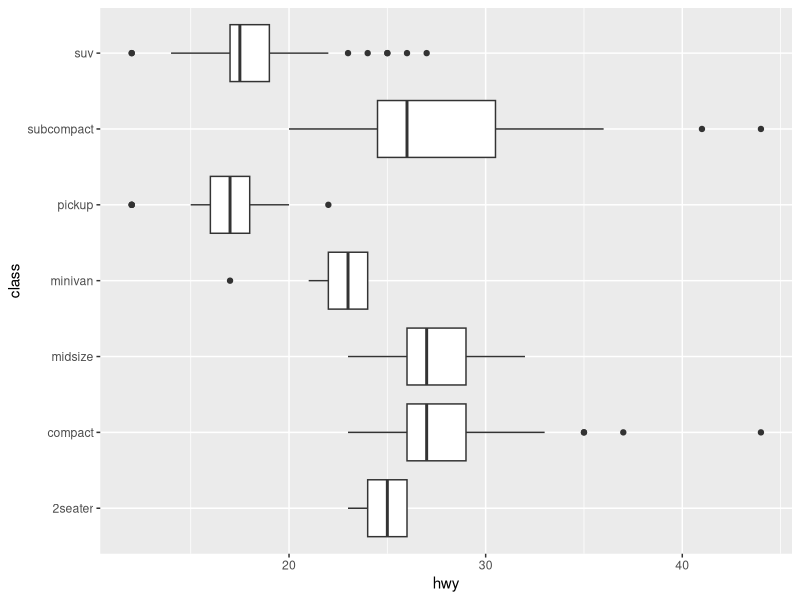
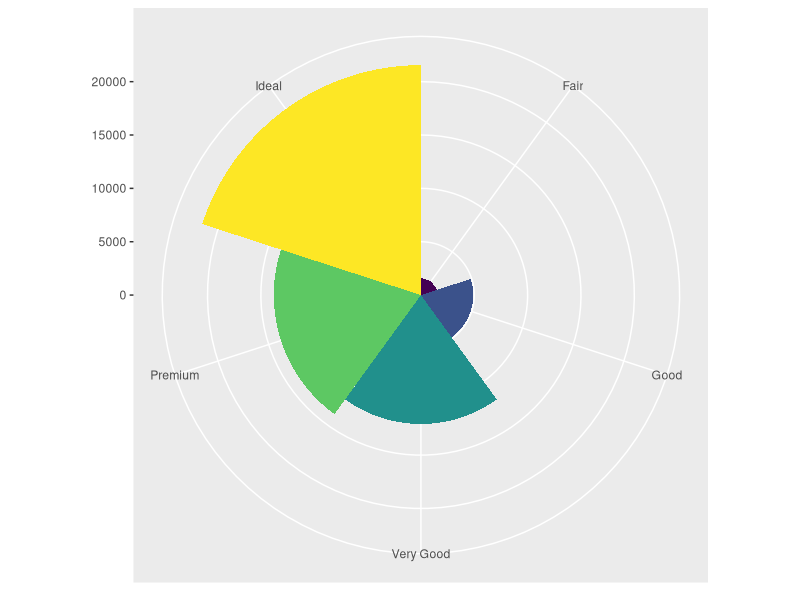

R code for these plots, in order: (Note: this script raises an error after producing the figures.)
library(tidyverse)


# tidyverse 集合了 ggplot2 tibble tidyr readr 常用包的集合包

# 设置目录
setwd('/public/home/yangzhi/project/bioinformation/R4ds/visualisation')

# print(diamonds)

##############################################
# p1: coord_flip 坐标系翻转
# p2: 绘制地图
# p3: coord_quickmap 对地图做比例适配
# p4: coord_polar 画极坐标系
##############################################

## 对于 x label 很长的图标很有用, 否则横坐标展示会重叠
p1 = ggplot(data = mpg, mapping = aes(x = class, y = hwy)) +
  geom_boxplot() +
  coord_flip() 



# 获取新西兰地图数据 
nz <- map_data('nz')

# geom_polygon 绘制多边形， group: 指定 group 列相同的值可以画到一个多边形里面, 这里省略了 data, 和 mapping 参数名
# p2 = ggplot(nz, aes(long, lat, group = group)) +
#   geom_polygon(fill = 'white', color = 'black')

# p3 = ggplot(nz, aes(long, lat, group = group)) +
#   geom_polygon(fill = "white", colour = "black") +
#   coord_quickmap()



# 先画条形图，不展示图列
# theme(aspect.ratio = 1) 图宽高比 1:1
# labs(x = NULL, y = NULL) 隐藏 x 轴 y 轴标签
p4 = ggplot(data = diamonds) +
  geom_bar(
    mapping = aes(x = cut, fill = cut),
    show.legend = FALSE,
    width = 1
  )+
  theme(aspect.ratio = 1)+
  labs(x = NULL, y = NULL) +
  coord_polar()




ggsave('./coord.png', bar)